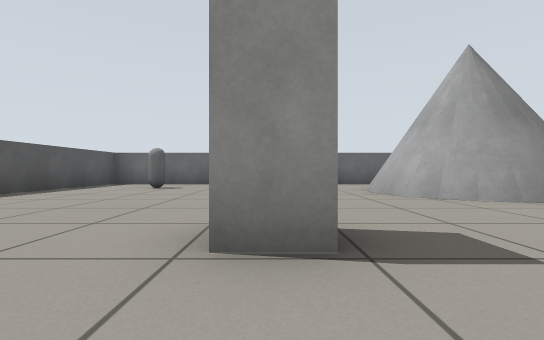
view 1 (above)

17 first-person views from a walk through a robot-simulator world made for Gazebo. The camera is 0.45 m above the floor, looks level and sees 85° across. The floor is counted in squares, 1 m on a side. Each view is taken from the middle of a square. On the plan, view 1 faces up. The plan holds only what a view shows up to about 9 squares ahead; the rest is blank. Simple shapes stand in for some stock models. Surface patterns are stand-ins for the level's own textures.

view 2
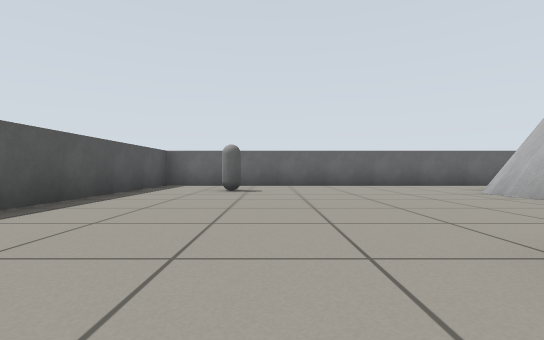

view 3
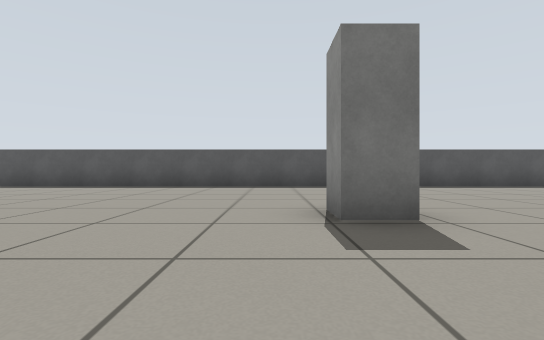

view 4
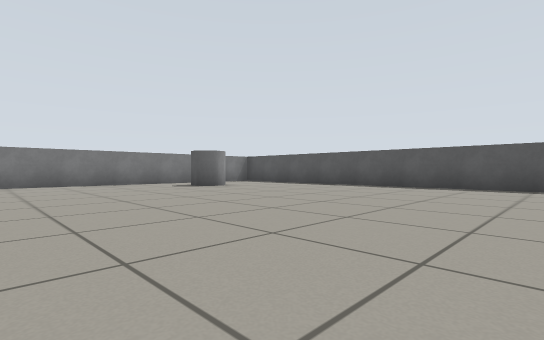

view 5
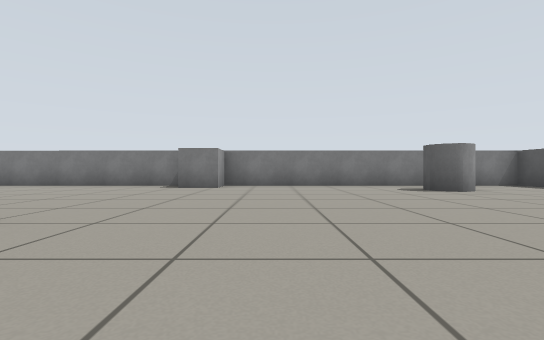

view 6
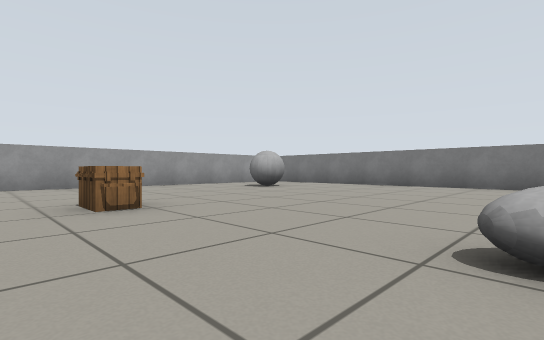

view 7
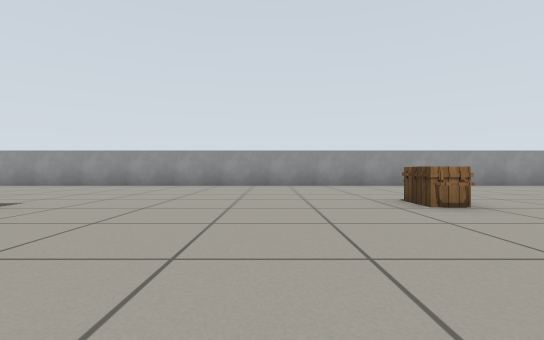

view 8
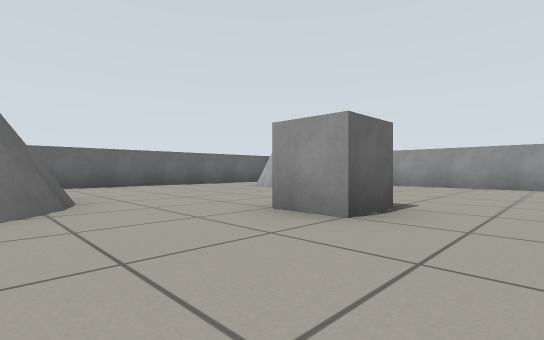

view 9
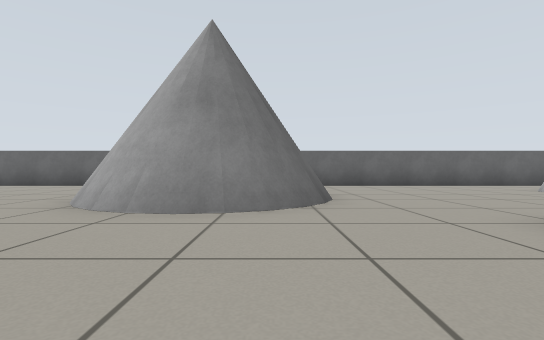

view 10
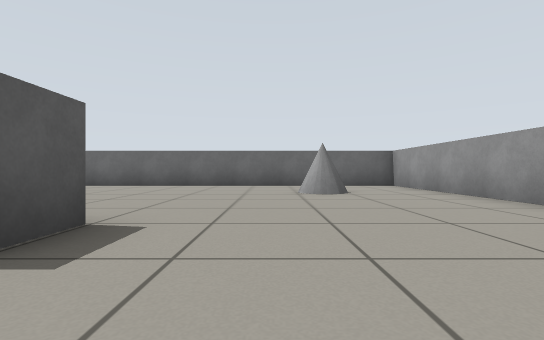

view 11
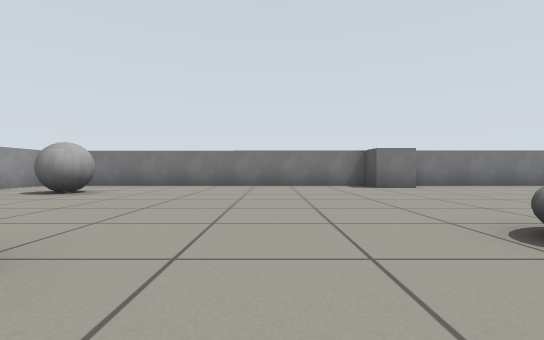

view 12
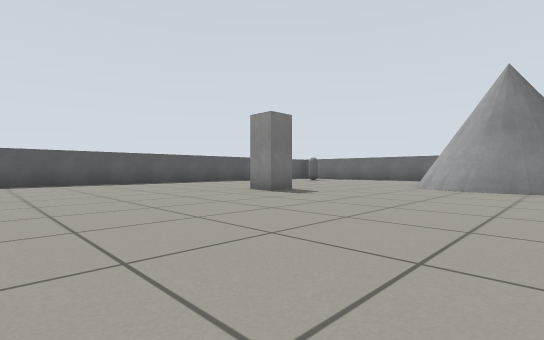

view 13
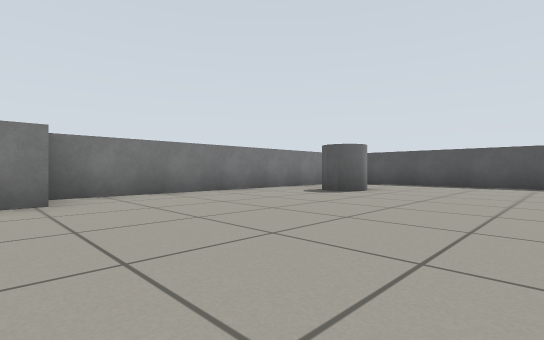

view 14
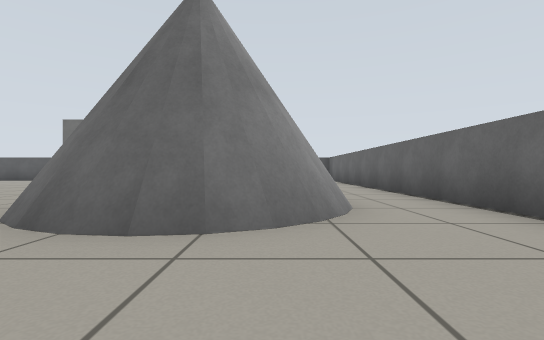

view 15
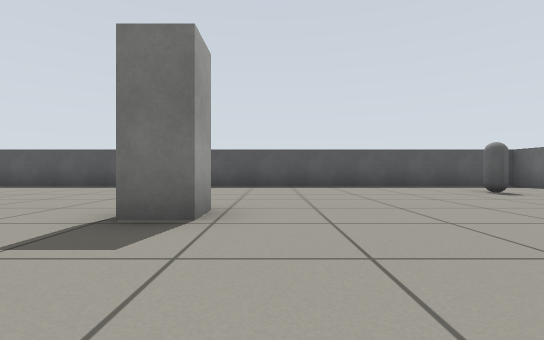

view 16
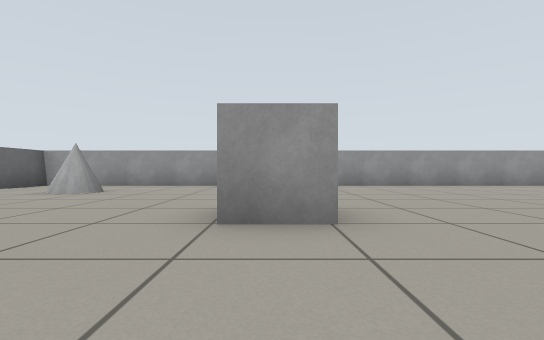

view 17
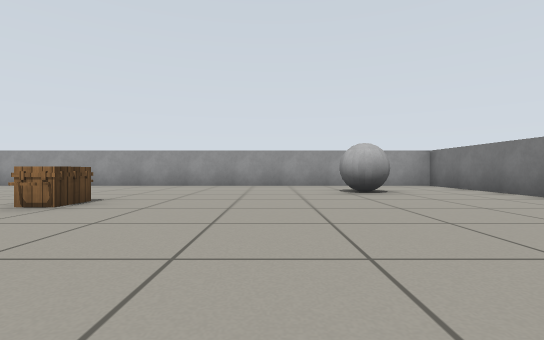

### Floor plan
Points are (right, up) in squares from view 1. A wall is a line through its corners. A room is listed if a view was taken in it or the views show most of it. See-through windows are left out.
Room 1 (views 1, 2, 3, 4, 5, 6, 7, 8, 9, 10, 11, 12, 13, 14, 15, 16, 17)
walls: (13.5, -10.5) (13.5, 9.5) (-5, 9.5) (-5, -10.5) (13.5, -10.5)
objects: other object (-3, 7); grey cylinder (-2, -9) to (-2, -8); fridge (0, 2); cone (2, 4) to (6, 8); grey box (4, -10); grey ball (5, -4); grey box (8, 3); crate (9, -3); grey ball (11, -8); cone (11, 7)

Positions as (right, up) in squares from view 1, and headings:
1: (0, 0), facing up
2: (-2, 1), facing up
3: (3, 1), facing left
4: (3, -1), facing down-left
5: (2, -2), facing down
6: (5, -2), facing down-right
7: (5, -1), facing right
8: (5, 1), facing up-right
9: (5, 1), facing up
10: (10, 1), facing up
11: (7, -2), facing down
12: (5, -3), facing up-left
13: (4, -5), facing down-left
14: (8, 7), facing left
15: (3, 3), facing left
16: (5, 3), facing right
17: (5, -6), facing right
